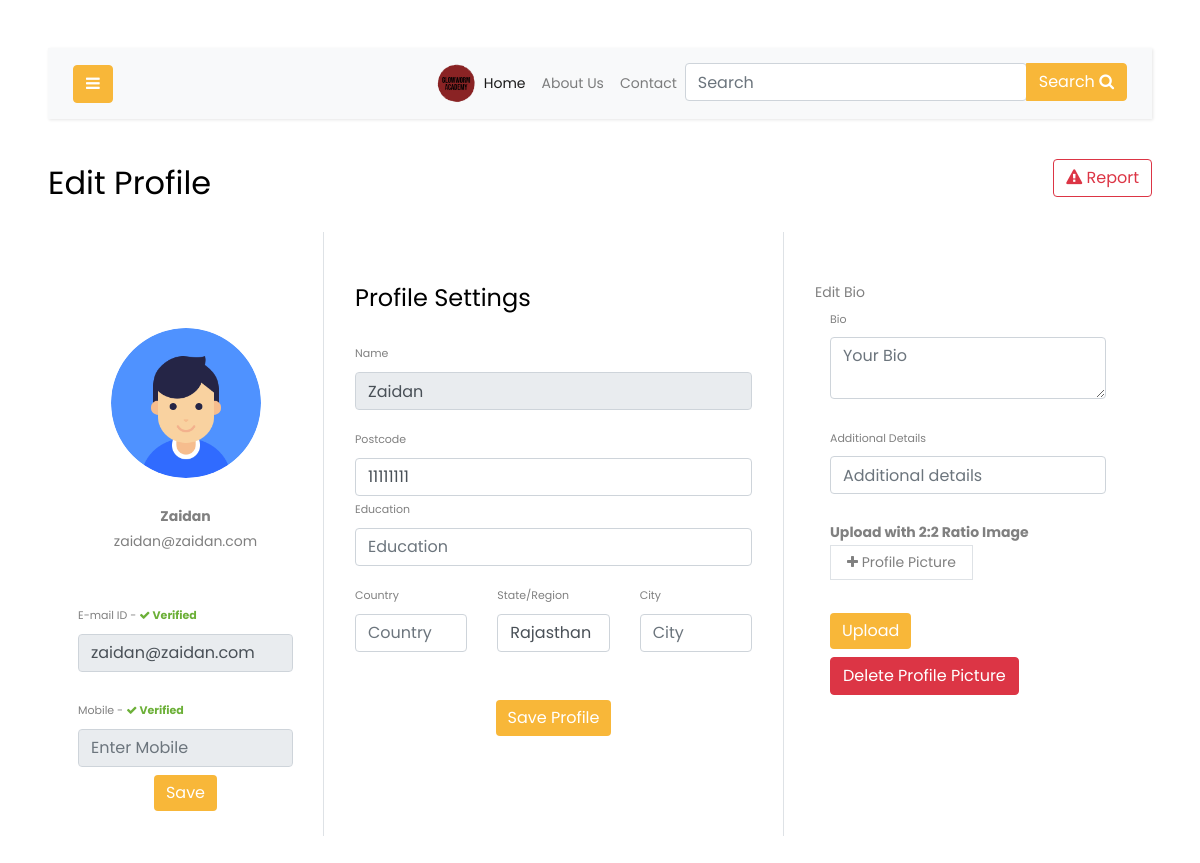
The app's page /profile.php (signed in) with its own data.
### tables this page shows
CREATE TABLE `users` (
  `id` int(11) NOT NULL,
  `username` varchar(100) NOT NULL,
  `email` varchar(100) NOT NULL,
  `mobile` varchar(12) NOT NULL,
  `password` varchar(100) NOT NULL,
  `bio` varchar(255) NOT NULL,
  `date` text DEFAULT NULL,
  `active` varchar(10) NOT NULL,
  `token_key` varchar(255) NOT NULL,
  `state` text NOT NULL DEFAULT 'Rajasthan',
  `city` text NOT NULL,
  `postalcode` varchar(10) NOT NULL DEFAULT '000000',
  `education` varchar(255) DEFAULT NULL,
  `country` varchar(255) DEFAULT NULL,
  `additional` varchar(255) DEFAULT NULL,
  `profile_pic` varchar(120) DEFAULT NULL,
  `user_type` text NOT NULL,
  `mobile_otp` varchar(60) NOT NULL,
  `mobile_active` text NOT NULL
);

### profile.php (the view, shortened to what this page needs)
<!doctype html>
<?php include_once("database/phpmyadmin/connection.php"); ?>
<html lang="en">
<head>
    <?php
    $query = "SELECT * from users WHERE email = '" . $_SESSION['email'] . "'";
    $result = mysqli_query($conn, $query);
    while ($rows = mysqli_fetch_assoc($result)) {
        $user = $rows['username'];
        $email = $rows['email'];
        $mobile_number = $rows['mobile'];
        $bio = $rows['bio'];
        $state = $rows['state'];
        $city = $rows['city'];
        $postalcode = $rows['postalcode'];
        $education = $rows['education'];
        $country = $rows['country'];
        $additional = $rows['additional'];
        $active = $rows['active'];
        $email_active = $rows['active'];
        if ($email_active == "0") {
            $email_active = "<f style='color: #f04040; font-weight: bold;'>Not Verified</f>";
        } else {
            $email_active = "<f style='color: #6cb038; font-weight: bold;'><i class='fa fa-check' aria-hidden='true'></i> Verified</f>";
        }
        $mobile_count_active = $rows['mobile_active'];
        $mobile_active = $rows['mobile_active'];
        if ($mobile_active == "0") {
            $mobile_active = "<f style='color: #f04040; font-weight: bold;'>Not Verified</f>";
        } else {
            $mobile_active = "<f style='color: #6cb038; font-weight: bold;'><i class='fa fa-check' aria-hidden='true'></i> Verified</f>";
        }
    }
    ?>
    <link href="https://cdn.jsdelivr.net/npm/bootstrap@5.0.0-alpha1/dist/css/bootstrap.min.css" rel="stylesheet">
    <link rel="stylesheet" href="https://stackpath.bootstrapcdn.com/font-awesome/4.7.0/css/font-awesome.min.css">
    <link rel="stylesheet" href="css/css/style.css">
</head>
<body>
    <div id="content" class="p-4 p-md-5">
        <nav class="navbar navbar-expand-lg navbar-light bg-light">
            <div class="container-fluid">
                <button type="button" id="sidebarCollapse" class="btn btn-primary">
                    <i class="fa fa-bars"></i>
                </button>
                <div class="collapse navbar-collapse" id="navbarSupportedContent">
                    <ul class="nav navbar-nav ml-auto">
                        <li class="nav-item active">
                            <img src="images/main.png" width="40px">
                        </li>
                        <li class="nav-item active">
                            <a class="nav-link" href="index.php">Home</a>
                        </li>
                        <li class="nav-item">
                            <a class="nav-link" href="about.php">About Us</a>
                        </li>
                        <li class="nav-item">
                            <a class="nav-link" href="contact.php">Contact</a>
                        </li>
                        <li class="nav-item">
                            <div class="input-group">
                                <div class="form-outline">
                                    <form action="search.php" method="GET">
                                        <input type="search" id="form1" name="find" class="form-control" placeholder="Search" />
                                </div>
                                <button type="submit" class="btn btn-primary">Search
                                    <i class="fa fa-search"></i>
                                </button></form>
                            </div>
                        </li>
                    </ul>
                </div>
            </div>
        </nav>
        <h2 class="" style="float: left;">Edit Profile</h2><a href="report.php" target="_blank"><button type="button" onclick="showAlert()" style="float: right;" class="btn btn-outline-danger float-right"><i class="fa fa-exclamation-triangle" aria-hidden="true"></i> Report</button></a>
        <br>
        <div class="container rounded bg-white mt-5 mb-5">
            <div class="row">
                <div class="col-md-3 border-right">
                    <?php
                    $check_pic = mysqli_query($conn, "SELECT profile_pic from users WHERE email = '$email'");
                    $get_pic_row = mysqli_fetch_assoc($check_pic);
                    $profile_pic_db = $get_pic_row['profile_pic'];
                    if ($profile_pic_db == "") {
                        $profile_pic2 = "<div class='d-flex flex-column align-items-center text-center p-3 py-5'><img class='rounded-circle mt-5' width='150px' src='images/user.png'><br><span class='font-weight-bold'>$user</span><span class='text-black-50'>$email</span></div>";
                        echo $profile_pic2;
                    }
                    ?>
                    <?php
                    $mobile = strip_tags(@$_POST['mobile']);
                    ?>
                    <form action="profile.php" method="POST">
                        <?php
                        if ($active == 1) {
                            echo "<div class='col-md-12'><label class='labels'>E-mail ID - $email_active</label><input type='text' name='email' class='form-control' readonly='readonly' placeholder='Enter E-mail ID' value='$email'></div>";
                        } else {
                            echo "<div class='col-md-12'><label class='labels'>E-mail ID - $email_active</label><input type='text' name='email' class='form-control' placeholder='Enter E-mail ID' value='$email'></div>";
                        }
                        ?>
                        <br>
                        <?php
                        if ($mobile_count_active == 1) {
                            echo "<div class='col-md-12'><label class='labels'>Mobile - $mobile_active</label><input type='number' name='mobile' class='form-control' readonly='readonly' placeholder='Enter Mobile' value='$mobile_number'></div>";
                        } else {
                            echo "<div class='col-md-12'><label class='labels'>Mobile - $mobile_active</label><input type='number' name='mobile' class='form-control' placeholder='$mobile_number' value='$mobile'></div>";
                        }
                        ?>
                        <div class="mt-2 text-center"><button class="btn btn-primary profile-button" name="otp" value="Update">Save</button></div>
                        <br>
                    </form>
                </div>
                <div class="col-md-5 border-right">
                    <div class="p-3 py-5">
                        <div class="d-flex justify-content-between align-items-center mb-3">
                            <h4 class="text-right">Profile Settings</h4>
                        </div>
                        <form method="post" action="profile.php?email=<?php echo $email; ?>">
                            <div class="row mt-2">
                                <div class="col-md-12"><label class="labels">Name</label><input type="text" name="username" class="form-control" placeholder="Your name" value="<?php echo $user ?>" disabled></div>
                            </div>
                            <div class="row mt-3">
                                <div class="col-md-12"><label class="labels">Postcode</label><input type="text" name="postalcode" class="form-control" placeholder="Postcode" value="<?php echo $postalcode ?>"></div>
                                <div class="col-md-12"><label class="labels">Education</label><input type="text" name="education" class="form-control" placeholder="Education" value="<?php echo $education ?>"></div>
                            </div>
                            <div class="row mt-3">
                                <div class="col-md-4"><label class="labels">Country</label><input type="text" name="country" class="form-control" placeholder="Country" value="<?php echo $country ?>"></div>
                                <div class="col-md-4"><label class="labels">State/Region</label><input type="text" name="state" class="form-control" value="<?php echo $state; ?>" placeholder="State"></div>
                                <div class="col-md-4"><label class="labels">City</label><input type="text" name="city" class="form-control" value="<?php echo $city; ?>" placeholder="City"></div>
                            </div>
                            <div class="mt-5 text-center"><button class="btn btn-primary profile-button" name="save_profile" value="Update">Save Profile</button></div>
                    </div>
                </div>
                <div class="col-md-4">
                    <div class="p-3 py-5">
                        <div class="d-flex justify-content-between align-items-center experience"><span>Edit Bio</span></div>
                        <div class="col-md-12"><label class="labels">Bio</label><textarea class="form-control" placeholder="Your Bio" name="bio"><?php echo $bio ?></textarea></div> <br>
                        <div class="col-md-12"><label class="labels">Additional Details</label><input type="text" class="form-control" name="additional" placeholder="Additional details" value="<?php echo $additional ?>"></div>
                        </form> <br>
                        <div class="col-md-12">
                            <div class="d-flex justify-content-between align-items-center experience">
                                <form action='#' method='POST' enctype='multipart/form-data' style="display: inline;">
                                    <b>Upload with 2:2 Ratio Image</b>
                                    <input type="file" name="img" id="upload" hidden /><label for="upload" class="border px-3 p-1 add-experience"><i class="fa fa-plus"></i>&nbsp;Profile Picture</label>
                            </div><br>
                            <input class="btn btn-primary profile-button" type="submit" name="upload_cover" value="Upload" />
                        </div>
                        <form form method="POST" action="" enctype="multipart/form-data" style="display: inline;">
                            <div class="mt-2 col-md-6"><input class="btn btn-danger delete-button" type="submit" name="delete_cover" value="Delete Profile Picture" /></div>
                        </form>
                    </div>
                </div>
            </div>
        </div>
    </div>
</body>
</html>

### profile.php (style rules this page uses)
.profile-button { background: rgb(99, 39, 120); box-shadow: none; border: none }
.labels { font-size: 11px }

### records on screen
users: username "Zaidan", email "zaidan@zaidan.com", postalcode "11111111", state "Rajasthan"
